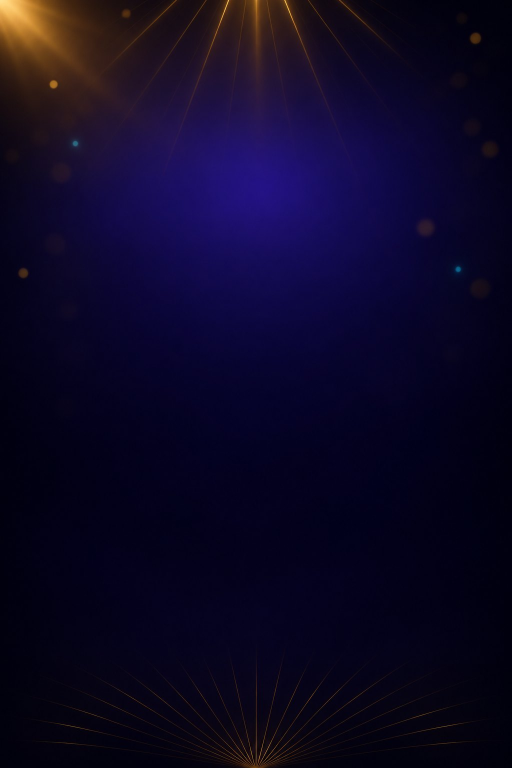
#> input picture assets/art/lux/bg_lux.jpg, 1024 x 1536 px, given as the content of the folder ../../assets/art/lux/bg_lux.jpg, which was not available (shown at 1/2 size)
$ python recolor_luxury.py ../../assets/art/lux/bg_lux.jpg ../../assets/art/arcade/plate_hex_violet.png
#> lines starting #> are read from the running program, lines starting #| are printed output that depends on the picture
### scripts/art/oklab.py
"""Vectorised sRGB <-> OKLab / OKLCH (Björn Ottosson's matrices), for numpy arrays in [0, 1]."""
import numpy as np


def _to_linear(c):
    return np.where(c <= 0.04045, c / 12.92, ((c + 0.055) / 1.055) ** 2.4)


def _to_srgb(c):
    c = np.clip(c, 0, 1)
    return np.where(c <= 0.0031308, c * 12.92, 1.055 * np.power(c, 1 / 2.4) - 0.055)


def srgb_to_oklch(rgb):
    r, g, b = [_to_linear(rgb[..., i]) for i in range(3)]
    l = 0.4122214708 * r + 0.5363325363 * g + 0.0514459929 * b
    m = 0.2119034982 * r + 0.6806995451 * g + 0.1073969566 * b
    s = 0.0883024619 * r + 0.2817188376 * g + 0.6299787005 * b
    l, m, s = np.cbrt(l), np.cbrt(m), np.cbrt(s)
    L = 0.2104542553 * l + 0.7936177850 * m - 0.0040720468 * s
    A = 1.9779984951 * l - 2.4285922050 * m + 0.4505937099 * s
    B = 0.0259040371 * l + 0.7827717662 * m - 0.8086757660 * s
    C = np.hypot(A, B)
    H = (np.degrees(np.arctan2(B, A)) + 360) % 360
    return L, C, H


def oklch_to_srgb(L, C, H):
    h = np.radians(H)
    A, B = C * np.cos(h), C * np.sin(h)
    l = (L + 0.3963377774 * A + 0.2158037573 * B) ** 3
    m = (L - 0.1055613458 * A - 0.0638541728 * B) ** 3
    s = (L - 0.0894841775 * A - 1.2914855480 * B) ** 3
    r = 4.0767416621 * l - 3.3077115913 * m + 0.2309699292 * s
    g = -1.2684380046 * l + 2.6097574011 * m - 0.3413193965 * s
    b = -0.0041960863 * l - 0.7034186147 * m + 1.7076147010 * s
    return np.stack([_to_srgb(r), _to_srgb(g), _to_srgb(b)], axis=-1)

### scripts/art/recolor_luxury.py
"""
Re-grades the painted arcade chrome (assets/art/arcade) into the "Royal Treasure" luxury palette:

    python3 scripts/art/recolor_luxury.py assets/art/arcade assets/art/lux

The painted art keeps its exact geometry and alpha (so the nine-slice metadata in
src/theme/art.ts stays valid); only colour moves, in OKLCH so lightness and chroma stay
perceptually even:
  - violet structure      → midnight sapphire / royal indigo, darker
  - hot magenta / pink    → per asset: ruby (SPIN face, ribbons) or royal plaque purple
  - electric-blue neon    → softened cyan or gold light
  - gold / orange / white → untouched (gold is the hero; it must stay rich)
Highlights (L > ~0.8) are protected so the bevels keep their sparkle.
"""

import os
import sys

import numpy as np
from PIL import Image

sys.path.insert(0, os.path.dirname(__file__))
from oklab import oklch_to_srgb, srgb_to_oklch  # noqa: E402

# source hue bands (OKLCH degrees): centre, half-width
BANDS = {"blue": (232, 30), "violet": (290, 22), "magenta": (342, 26)}
FEATHER = 14.0

# dst hue, chroma scale, lightness scale (shadows/midtones; highlights are protected)
NAVY = (268, 0.62, 0.58)
ROYAL = (276, 0.62, 0.68)
PLAQUE = (283, 0.66, 0.58)
RUBY = (14, 0.92, 0.82)
CYAN = (222, 0.55, 0.92)
GOLDLIGHT = (80, 0.55, 1.0)
# big flat plaques read louder than small parts at the same chroma: calmer, deeper
PLAQUE_DEEP = (268, 0.28, 0.46)
# neon edge light → warm gold light
GOLDEDGE = (78, 0.75, 1.0)

PRESETS = {
    "frame_board.png": {"violet": ROYAL, "magenta": (78, 0.75, 1.0), "blue": CYAN},
    "plate_hex.png": {"violet": NAVY, "magenta": (78, 0.75, 1.0), "blue": CYAN},
    "banner_strip.png": {"violet": PLAQUE_DEEP, "magenta": GOLDEDGE, "blue": GOLDEDGE},
    "panel_counter.png": {"violet": PLAQUE_DEEP, "magenta": PLAQUE_DEEP, "blue": GOLDEDGE},
    "pill.png": {"violet": NAVY, "magenta": ROYAL, "blue": GOLDLIGHT},
    "button_square.png": {"violet": NAVY, "magenta": ROYAL, "blue": GOLDLIGHT},
    "spin_idle.png": {"violet": RUBY, "magenta": RUBY, "blue": GOLDLIGHT},
    "spin_stop.png": {"violet": NAVY, "magenta": RUBY, "blue": GOLDLIGHT},
    "jackpot_title.png": {"violet": NAVY, "magenta": RUBY, "blue": CYAN},
    "logo_small.png": {"violet": NAVY, "magenta": RUBY, "blue": CYAN},
    "icon_vibrate.png": {"violet": NAVY, "magenta": RUBY, "blue": CYAN},
}
DEFAULT = {"violet": NAVY, "magenta": RUBY, "blue": CYAN}
# the luxury skin has its own background (bg_lux.jpg, see process_lux.py)
SKIP = {"bg_arcade.jpg"}


def smoothstep(a, b, x):
    t = np.clip((x - a) / (b - a), 0, 1)
    return t * t * (3 - 2 * t)


def angdist(h, c):
    d = np.abs(h - c) % 360
    return np.minimum(d, 360 - d)


def regrade(rgb, preset):
    L, C, H = srgb_to_oklch(rgb)
    # Lab of the original, for blending without hue wrap-around problems
    a0, b0 = C * np.cos(np.radians(H)), C * np.sin(np.radians(H))
    acc_w = np.zeros_like(L)
    acc_L = np.zeros_like(L)
    acc_a = np.zeros_like(L)
    acc_b = np.zeros_like(L)
    chroma_gate = smoothstep(0.012, 0.045, C)
    protect = smoothstep(0.72, 0.97, L)
    for band, (centre, half) in BANDS.items():
        dst_h, ck, lk = preset[band]
        w = np.clip(1 - (angdist(H, centre) - half) / FEATHER, 0, 1) * chroma_gate
        if not np.any(w > 0):
            continue
        signed = ((H - centre + 180) % 360) - 180
        nh = dst_h + signed * 0.25
        nc = C * ck
        nl = L * (lk + (1 - lk) * protect)
        acc_w += w
        acc_L += w * nl
        acc_a += w * nc * np.cos(np.radians(nh))
        acc_b += w * nc * np.sin(np.radians(nh))
    total = np.maximum(acc_w, 1e-6)
    k = np.clip(acc_w, 0, 1)
    Ln = L * (1 - k) + (acc_L / total) * k
    an = a0 * (1 - k) + (acc_a / total) * k
    bn = b0 * (1 - k) + (acc_b / total) * k
    Cn = np.hypot(an, bn)
    Hn = (np.degrees(np.arctan2(bn, an)) + 360) % 360
    return oklch_to_srgb(Ln, Cn, Hn)


def process(src, dst):
    name = os.path.basename(src)
    im = Image.open(src)
    has_alpha = im.mode in ("RGBA", "LA", "P")
    im = im.convert("RGBA")
    arr = np.asarray(im).astype(np.float64) / 255.0
    out = regrade(arr[..., :3], PRESETS.get(name, DEFAULT))
    rgba = np.concatenate([out, arr[..., 3:4]], axis=-1)
    img = Image.fromarray((np.clip(rgba, 0, 1) * 255 + 0.5).astype(np.uint8), "RGBA")
    if name.endswith(".jpg"):
        img.convert("RGB").save(dst, quality=88, optimize=True)
    else:
        img.save(dst, optimize=True) if has_alpha else img.convert("RGB").save(dst, optimize=True)
    print(f"{name}: {im.size[0]}x{im.size[1]}")


def main():
    src_dir, out_dir = sys.argv[1], sys.argv[2]
    os.makedirs(out_dir, exist_ok=True)
    for name in sorted(os.listdir(src_dir)):
        if name.lower().endswith((".png", ".jpg")) and name not in SKIP:
            process(os.path.join(src_dir, name), os.path.join(out_dir, name))
#> in process, im is the input picture: PIL image 1024x1536 RGB; mean R, G, B 13.1, 7.3, 37
#> after the loop in regrade, `for band, (centre, half) in BANDS.items():`:
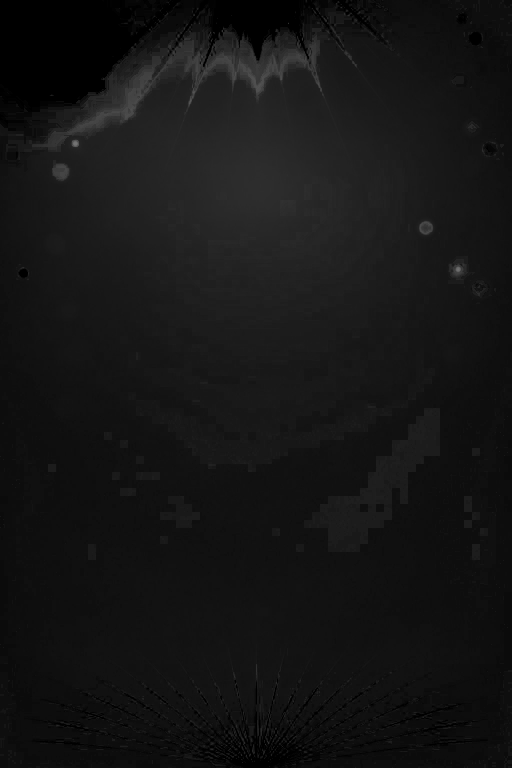
#> acc_L: shape (1536, 1024) float64 (shown at 1/2 size); min 0, max 0.468, mean 0.0839
#> after the loop in regrade, `for band, (centre, half) in BANDS.items():`:
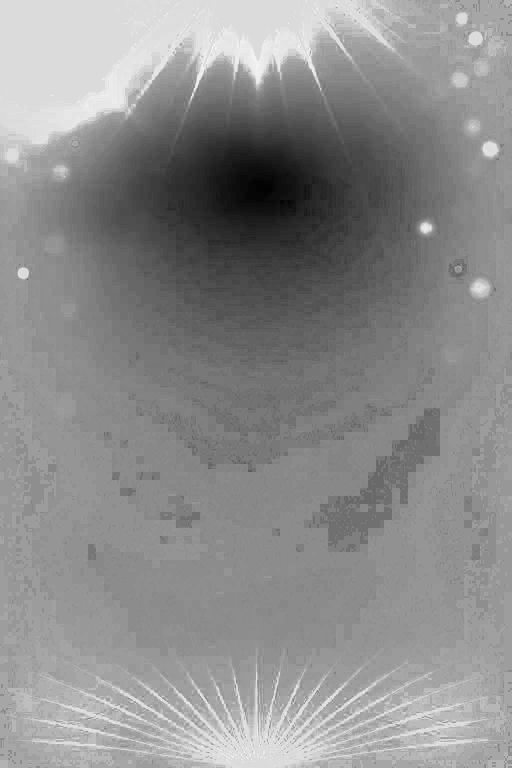
#> acc_b: shape (1536, 1024) float64 (shown at 1/2 size); min -0.108, max 0.0177, mean -0.0388; drawn with min black and max white
#> after the loop in regrade, `for band, (centre, half) in BANDS.items():`:
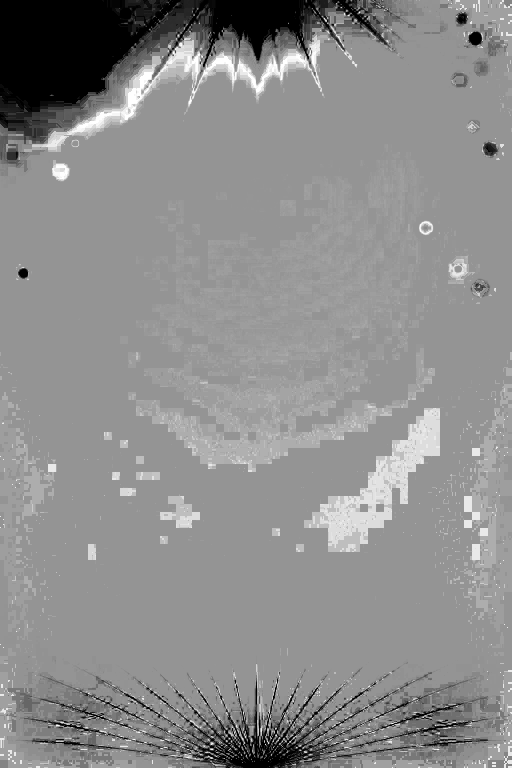
#> acc_w: shape (1536, 1024) float64 (shown at 1/2 size); min 0, max 1.71, mean 0.95; drawn with min black and max white
#> after the loop in regrade, `for band, (centre, half) in BANDS.items():`:
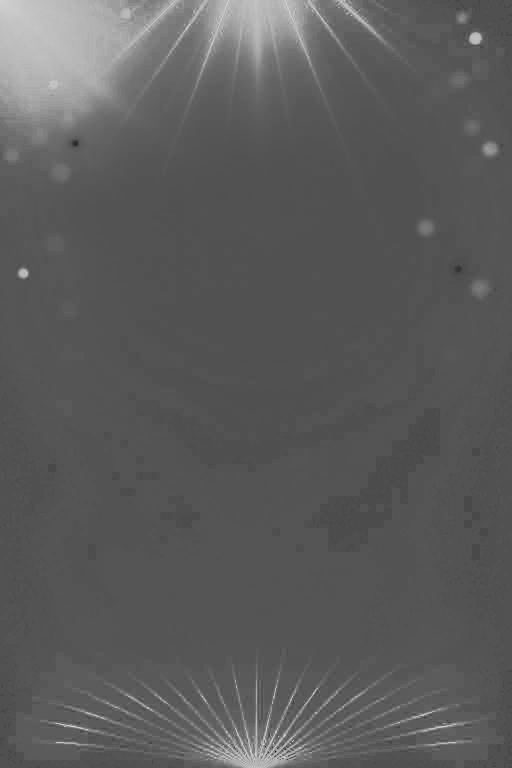
#> nh: shape (1536, 1024) float64 (shown at 1/2 size); min -30.37, max 56.37, mean 1; drawn with min black and max white
#> in regrade, `k = np.clip(acc_w, 0, 1)`:
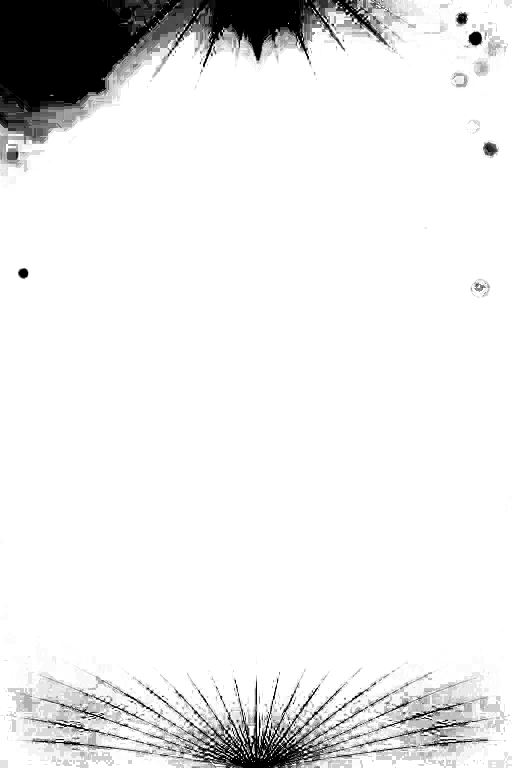
#> k: shape (1536, 1024) float64 (shown at 1/2 size); min 0, max 1, mean 0.916
#> in regrade, `Cn = np.hypot(an, bn)`:
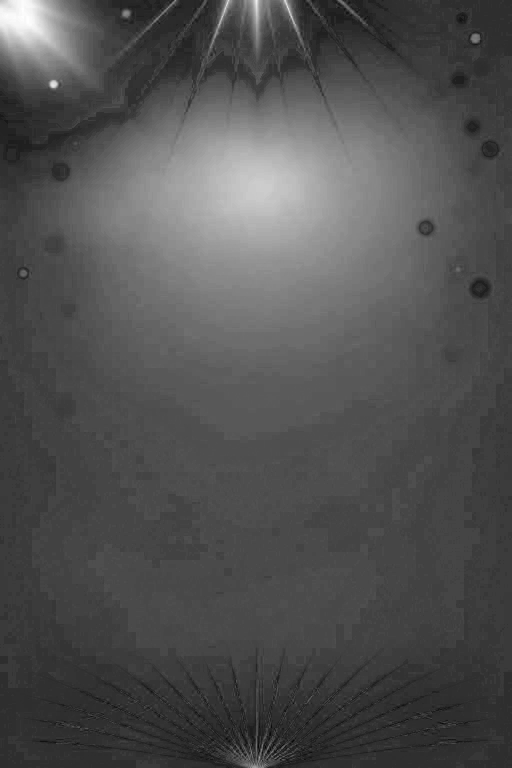
#> Cn: shape (1536, 1024) float64 (shown at 1/2 size); min 0, max 0.133, mean 0.0425; drawn with min black and max white
#> in regrade, `Hn = (np.degrees(np.arctan2(bn, an)) + 360) % 360`:
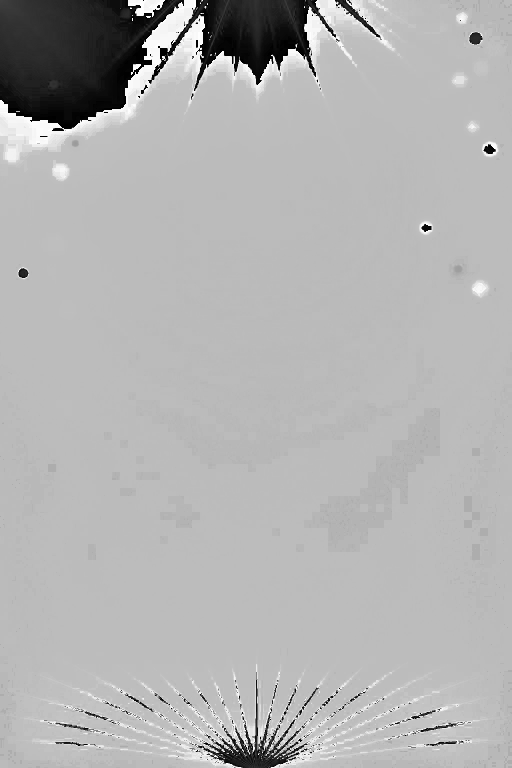
#> Hn: shape (1536, 1024) float64 (shown at 1/2 size); min 0, max 360, mean 252.2; drawn with min black and max white
#| bg_lux.jpg: 1024x1536


if __name__ == "__main__":
    main()
